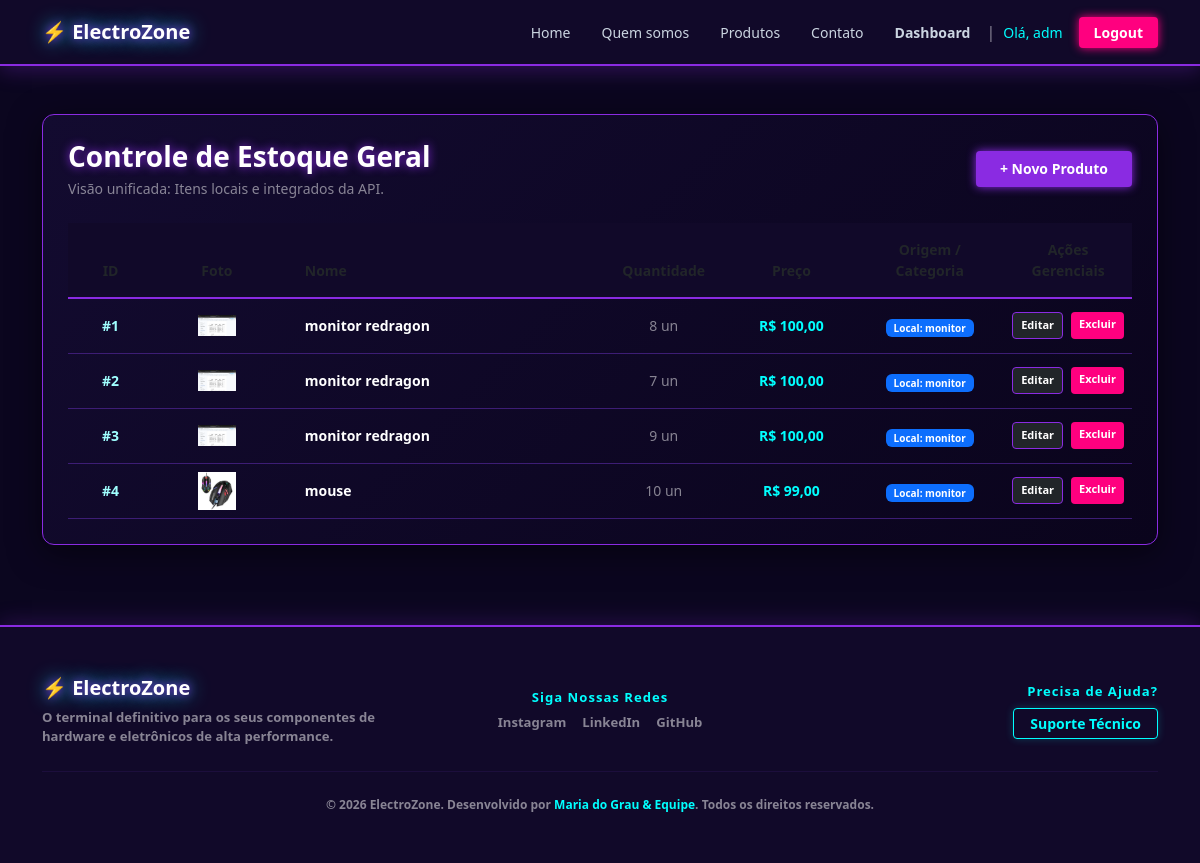
/admin-produtos/ (signed in), run on the app's committed database.
### app/models.py (models this page shows, shortened)
class Produto(models.Model):
    nome = models.CharField(max_length=150)
    preco = models.DecimalField(max_digits=10, decimal_places=2)
    estoque = models.IntegerField(default=10)
    imagem = models.ImageField(upload_to="produtos/", null=True, blank=True)
    categoria = models.ForeignKey(Categoria, on_delete=models.CASCADE)

class Categoria(models.Model):
    nome = models.CharField(max_length=100)

### app/views.py (the view)
# urls.py: path('admin-produtos/', views.listarProdutoAdmin, name='listarprodutoadmin'),
@staff_member_required
def listarProdutoAdmin(request):
    _produtos = Produto.objects.all()
    return render(request, 'produto-admin.html', {'produtos': _produtos})

### app/templates/produto-admin.html (shortened to what this page needs)
{% extends 'template.html' %}
{% block conteudo %}
<div class="container py-5">
    <div class="content-box" style="background: linear-gradient(135deg, #130b30 0%, #0a041c 100%); border: 1px solid #8a2be2; border-radius: 12px; box-shadow: 0 8px 32px rgba(0,0,0,0.5); padding: 25px;">
        <div class="d-flex justify-content-between align-items-center mb-4">
            <div>
                <h3 class="fw-bold text-white mb-1" style="text-shadow: 0 0 10px #8a2be2;">Controle de Estoque Geral</h3>
                <p class="text-white-50 small mb-0">Visão unificada: Itens locais e integrados da API.</p>
            </div>
            <a href="{% url 'addproduto' %}" class="btn btn-sm px-4" style="background-color: #8a2be2; color: white; font-weight: bold; border: none; box-shadow: 0 0 10px #8a2be2; line-height: 28px;">
                + Novo Produto
            </a>
        </div>
        <div class="table-responsive">
            <table class="table align-middle text-center mb-0 text-white" style="--bs-table-bg: transparent;">
                <thead style="background-color: #110929; color: #00ffff; border-bottom: 2px solid #8a2be2;">
                    <tr class="small">
                        <th class="py-3" style="width: 8%;">ID</th>
                        <th class="py-3" style="width: 12%;">Foto</th>
                        <th class="py-3 text-start ps-4" style="width: 30%;">Nome</th>
                        <th class="py-3" style="width: 12%;">Quantidade</th>
                        <th class="py-3" style="width: 12%;">Preço</th>
                        <th class="py-3" style="width: 14%;">Origem / Categoria</th>
                        <th class="py-3" style="width: 12%;">Ações Gerenciais</th>
                    </tr>
                </thead>
                <tbody>
                    {% for prod in produtos %}
                    <tr style="border-bottom: 1px solid #3d1d75;">
                        <td class="small fw-bold" style="color: #a0ffff;">#{{ prod.id }}</td>
                        <td class="py-2">
                            {% if prod.imagem %}
                                <img src="{{ prod.imagem.url }}" alt="{{ prod.nome }}" style="height: 38px; width: 38px; object-fit: contain;">
                            {% else %}
                                <span class="fs-5">📦</span>
                            {% endif %}
                        </td>
                        <td class="text-white small text-start ps-4 fw-bold">{{ prod.nome }}</td>
                        <td class="small text-white-50">{{ prod.estoque }} un</td>
                        <td class="small fw-bold" style="color: #00ffff;">R$ {{ prod.preco }}</td>
                        <td>
                            <span class="badge bg-primary text-white" style="font-size: 10px; padding: 4px 8px;">
                                Local: {{ prod.categoria.nome|default:"Geral" }}
                            </span>
                        </td>
                        <td>
                            <div class="d-flex justify-content-center gap-2">
                                <a href="/edit-produto/{{ prod.id }}/" class="btn btn-sm btn-dark py-1 px-2" style="font-size: 11px; font-weight: bold; border: 1px solid #8a2be2; color: #fff;">Editar</a>
                                <a href="/del-produto/{{ prod.id }}/" class="btn btn-sm btn-danger py-1 px-2" style="font-size: 11px; font-weight: bold; background-color: #ff007f; border: none;">Excluir</a>
                            </div>
                        </td>
                    </tr>
                    {% endfor %}
                </tbody>
            </table>
        </div>
    </div>
</div>
{% endblock %}

### app/templates/template.html (shortened to what this page needs)
<!DOCTYPE html>
<html lang="pt-br">
<head>
    <link href="https://cdn.jsdelivr.net/npm/bootstrap@5.3.0/dist/css/bootstrap.min.css" rel="stylesheet">
</head>
<body>
    <nav class="navbar navbar-expand-lg navbar-custom">
        <div class="container">
            <a class="navbar-brand" href="{% url 'index' %}">⚡ ElectroZone</a>
            <div class="collapse navbar-collapse justify-content-end" id="navbarNav">
                <ul class="navbar-nav align-items-center">
                    <li class="nav-item"><a class="nav-link" href="{% url 'index' %}#home">Home</a></li>
                    <li class="nav-item"><a class="nav-link" href="{% url 'index' %}#quem-somos">Quem somos</a></li>
                    <li class="nav-item"><a class="nav-link" href="{% url 'index' %}#produtos">Produtos</a></li>
                    <li class="nav-item"><a class="nav-link" href="{% url 'index' %}#contato">Contato</a></li>
                    {% if user.is_authenticated %}
                        {% if user.is_staff %}
                            <li class="nav-item"><a class="nav-link fw-bold text-warning" href="{% url 'dashboard' %}">Dashboard</a></li>
                        {% else %}
                            <li class="nav-item"><a class="nav-link fw-bold text-info" href="{% url 'perfil' %}">Perfil</a></li>
                        {% endif %}
                        <li class="nav-item-separator mx-2 text-white-50">|</li>
                        <li class="nav-item small me-2" style="color: #00ffff;">Olá, {{ user.username }}</li>
                        <li class="nav-item">
                            <form method="post" action="{% url 'logout' %}" style="display: inline;">
                                <button type="submit" class="btn-logout-nav ms-2" style="cursor: pointer;">
                                    Logout
                                </button>
                            </form>
                        </li>
                    {% else %}
                        <li class="nav-item"><a class="nav-link btn-login-nav" href="{% url 'login' %}">Login</a></li>
                    {% endif %}
                </ul>
            </div>
        </div>
    </nav>
    <div class="main-wrapper flex-grow-1">
        {% block conteudo %}{% endblock %}
    </div>
   <footer class="footer-custom mt-auto">
    <div class="container py-4">
        <div class="row gy-4 align-items-center">
            <div class="col-md-4 text-center text-md-start">
                <h5 class="fw-bold mb-2" style="color: #ffffff; text-shadow: 0 0 10px #8a2be2, 0 0 20px #00ffff;">⚡ ElectroZone</h5>
                <p class="small text-white-50 m-0">O terminal definitivo para os seus componentes de hardware e eletrônicos de alta performance.</p>
            </div>
            <div class="col-md-4 text-center">
                <h6 class="fw-bold mb-2 small" style="color: #00ffff; letter-spacing: 1px;">Siga Nossas Redes</h6>
                <div class="d-flex justify-content-center gap-3">
                    <a href="#" class="text-white-50 text-decoration-none small hover-neon">Instagram</a>
                    <a href="#" class="text-white-50 text-decoration-none small hover-neon">LinkedIn</a>
                    <a href="#" class="text-white-50 text-decoration-none small hover-neon">GitHub</a>
                </div>
            </div>
            <div class="col-md-4 text-center text-md-end">
                <h6 class="fw-bold mb-2 small" style="color: #00ffff; letter-spacing: 1px;">Precisa de Ajuda?</h6>
                <a href="{% url 'index' %}#contato" class="btn btn-sm fw-bold px-3 py-1.5 transition-all" style="background-color: transparent; border: 1px solid #00ffff; color: #00ffff; box-shadow: 0 0 8px rgba(0,255,255,0.2);">
                    Suporte Técnico
                </a>
            </div>
        </div>
        <hr class="my-4" style="border-color: #3d1d75 !important;">
        <div class="row">
            <div class="col text-center">
                <p class="m-0 text-white-50" style="font-size: 12px;">
                    &copy; 2026 ElectroZone. Desenvolvido por <span style="color: #00ffff;">Maria do Grau & Equipe</span>. Todos os direitos reservados.
                </p>
            </div>
        </div>
    </div>
</footer>
</body>
</html>

### app/templates/template.html (style rules this page uses)
body { background-color: #0b061f; color: #ffffff; font-family: 'Segoe UI', Tahoma, Geneva, Verdana, sans-serif; display: flex; flex-direction: column; min-height: 100vh; margin: 0; }
.navbar-custom { background-color: #110929 !important; border-bottom: 2px solid #8a2be2; box-shadow: 0 4px 20px rgba(138, 43, 226, 0.3); padding: 12px 0; }
.navbar-custom .navbar-brand { color: #ffffff !important; font-weight: 700; font-size: 20px; text-shadow: 0 0 10px #8a2be2, 0 0 20px #00ffff; }
.navbar-custom .nav-link { color: #cbd5e1 !important; font-weight: 500; font-size: 14px; margin-left: 15px; transition: all 0.2s; }
.btn-logout-nav { background-color: #ff007f !important; color: white !important; box-shadow: 0 0 10px #ff007f; font-weight: bold; padding: 5px 15px; border-radius: 4px; font-size: 14px; border: none; }
.footer-custom { background-color: #110929; color: #ffffff; border-top: 2px solid #8a2be2; box-shadow: 0 -4px 20px rgba(138, 43, 226, 0.2); text-align: center; padding: 25px 0; margin-top: auto; font-weight: 600; font-size: 15px; }
.content-box { background: linear-gradient(135deg, #180f38 0%, #110929 100%); border: 1px solid #3d1d75; border-radius: 8px; padding: 2.5rem; box-shadow: 0 10px 25px rgba(0, 0, 0, 0.4); margin-bottom: 2rem; }

### data on the page
Produto: id "1", imagem (picture), nome "monitor redragon", estoque "8", preco "100,00", categoria.nome "monitor"
Produto: id "2", imagem (picture), nome "monitor redragon", estoque "7", preco "100,00", categoria.nome "monitor"
Produto: id "3", imagem (picture), nome "monitor redragon", estoque "9", preco "100,00", categoria.nome "monitor"
Produto: id "4", imagem (picture), nome "mouse", estoque "10", preco "99,00", categoria.nome "monitor"

### other printed values
{{ user.username }} "adm"
